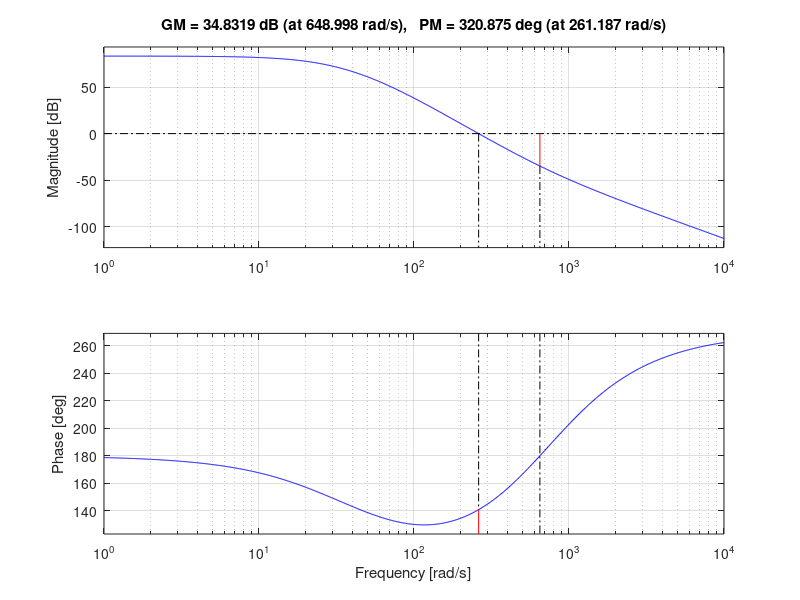
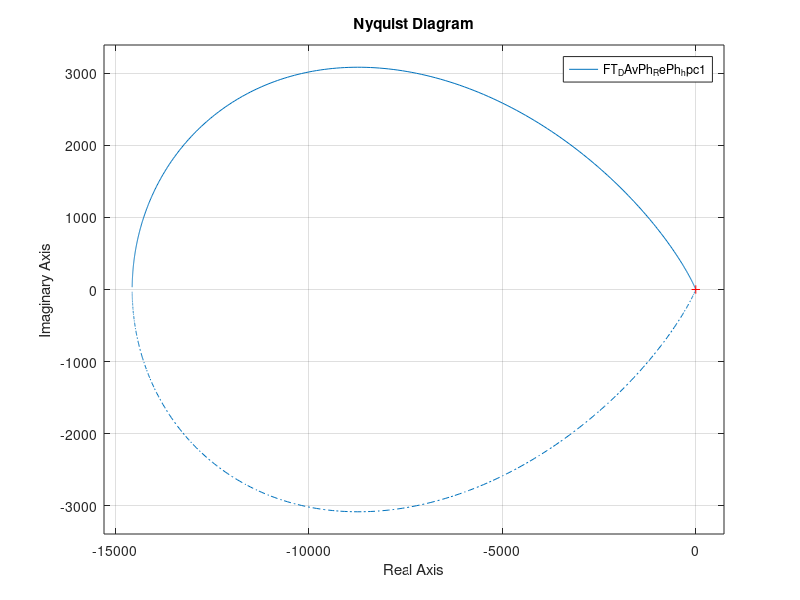
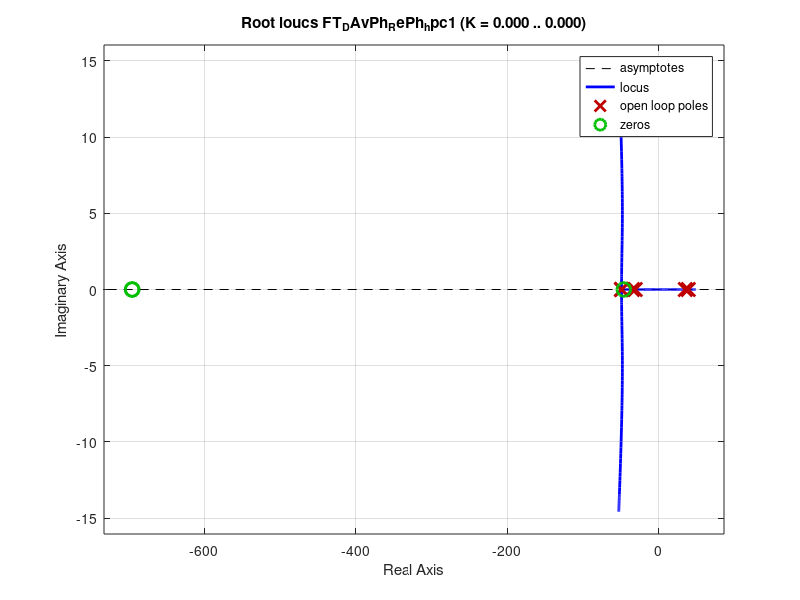

Reproduce these figures in MATLAB, in order.
%% Compensateurs inclinaison de la plaque (Cas 1)

%%%%%%%%%%%%%%%%%%% Commande de base %%%%%%%%%%%%%%%%%%%
%%%%%%%%%%%%%%%%%%%%%%%%%%%%%%%%%%%%%%%%%%%%%%%%%%%%%%%%
clc
close all
%%%%%%%%%%%%%%%%%%%%%%%%%%%%%%%%%%%%%%%%%%%%%%%%%%%%%%%%


%%%%%%%%%%%%%% Spécifications à atteindre %%%%%%%%%%%%%%
%%%%%%%%%%%%%%%%%%%%%%%%%%%%%%%%%%%%%%%%%%%%%%%%%%%%%%%%
pm_hpc1 = 25;
wg_hpc1 = 185;
consigne_echelon1_hpc1 = 0.01;
erreur_echelon1_hpc1 = -0.000425;
erreur_echelon2_hpc1 = 0;
FTBO_hpc1 = tf(29.36,[1 31.3 -1216 -3.805e04]);
%%%%%%%%%%%%%%%%%%%%%%%%%%%%%%%%%%%%%%%%%%%%%%%%%%%%%%%%


%%%%%%%%%%%%% Conception d'un Double AvPh %%%%%%%%%%%%%%
%%%%%%%%%%%%%%%%%%%%%%%%%%%%%%%%%%%%%%%%%%%%%%%%%%%%%%%%
% zeta = 0.5*sqrt(tand(pm)*sind(pm))
% wn = (wg*tand(pm))/(2*zeta)
kpos_desire_hpc1 = 1/erreur_echelon1_hpc1;
[mag_hpc1,pha_hpc1]=bode(FTBO_hpc1,wg_hpc1);
K_desire_hpc1 = 1/mag_hpc1;

% Fonction de transfert
FT_K_desire_hpc1 = FTBO_hpc1*K_desire_hpc1;

[Gm_k_hpc1,Pm_k_hpc1,Wp_k_hpc1,Wg_k_hpc1] = margin(FT_K_desire_hpc1);
avphreq_hpc1 = (pm_hpc1-Pm_k_hpc1)/2;
avphreq_5_hpc1 = avphreq_hpc1 + 7.5;
alpha_hpc1 = (1-sind(avphreq_5_hpc1))/(1+sind(avphreq_5_hpc1));
T_hpc1 = 1/(wg_hpc1*sqrt(alpha_hpc1));
numDAvPh_hpc1 = conv([1 1/T_hpc1],[1 1/T_hpc1]);
denDAvPh_hpc1 = conv([1 1/(alpha_hpc1*T_hpc1)],[1 1/(alpha_hpc1*T_hpc1)]);
G1_hpc1 = tf(numDAvPh_hpc1,denDAvPh_hpc1);
ka_hpc1 = (K_desire_hpc1/alpha_hpc1)-95350;
G_DAvPh_hpc1 = ka_hpc1*G1_hpc1;
FT_DAvPh_hpc1 = FTBO_hpc1*G_DAvPh_hpc1;
%%%%%%%%%%%%%%%%%%%%%%%%%%%%%%%%%%%%%%%%%%%%%%%%%%%%%%%%


%%%%%%%%%%%%%%% Conception d'un RePh %%%%%%%%%%%%%%%%%%%
%%%%%%%%%%%%%%%%%%%%%%%%%%%%%%%%%%%%%%%%%%%%%%%%%%%%%%%%
[numDAvPh_hpc1,denDAvPh_hpc1] = tfdata(FT_DAvPh_hpc1,'v');
K_pos_actuel_hpc1 = numDAvPh_hpc1(end)/denDAvPh_hpc1(end);
beta_hpc1 = (kpos_desire_hpc1/K_pos_actuel_hpc1)-1;
T_RePh_hpc1 = 4/wg_hpc1;
z_hpc1 = -1/T_RePh_hpc1;
p_hpc1 = -1/(beta_hpc1*T_RePh_hpc1);
G_RePh_hpc1 = tf([1 -z_hpc1],[1 -p_hpc1]);
FT_DAvPh_RePh_hpc1 = FT_DAvPh_hpc1*G_RePh_hpc1;
G_hpc1 = G_DAvPh_hpc1*G_RePh_hpc1;
[num_hpc1,den_hpc1] = tfdata(G_hpc1,'v') ; % Pour SIMULINK
%%%%%%%%%%%%%%%%%%%%%%%%%%%%%%%%%%%%%%%%%%%%%%%%%%%%%%%%


%%%%%%%%%%%%% Affichage des graphiques %%%%%%%%%%%%%%%%%
%%%%%%%%%%%%%%%%%%%%%%%%%%%%%%%%%%%%%%%%%%%%%%%%%%%%%%%%
% Graphique de l'échelon
t_hpc1 = (0:0.0001:0.5);
u_hpc1 = ones(size(t_hpc1));
y_hpc1 = lsim(feedback(FT_DAvPh_RePh_hpc1,1),u_hpc1*consigne_echelon1_hpc1,t_hpc1);
figure(1)
plot(t_hpc1,y_hpc1)

% Lieu de Bode
figure(2)
margin(FT_DAvPh_RePh_hpc1)

% Lieu de Nyquist
figure(3)
nyquist(FT_DAvPh_RePh_hpc1);

% Lieu des racines 
figure(4)
rlocus(FT_DAvPh_RePh_hpc1);
%%%%%%%%%%%%%%%%%%%%%%%%%%%%%%%%%%%%%%%%%%%%%%%%%%%%%%%%


